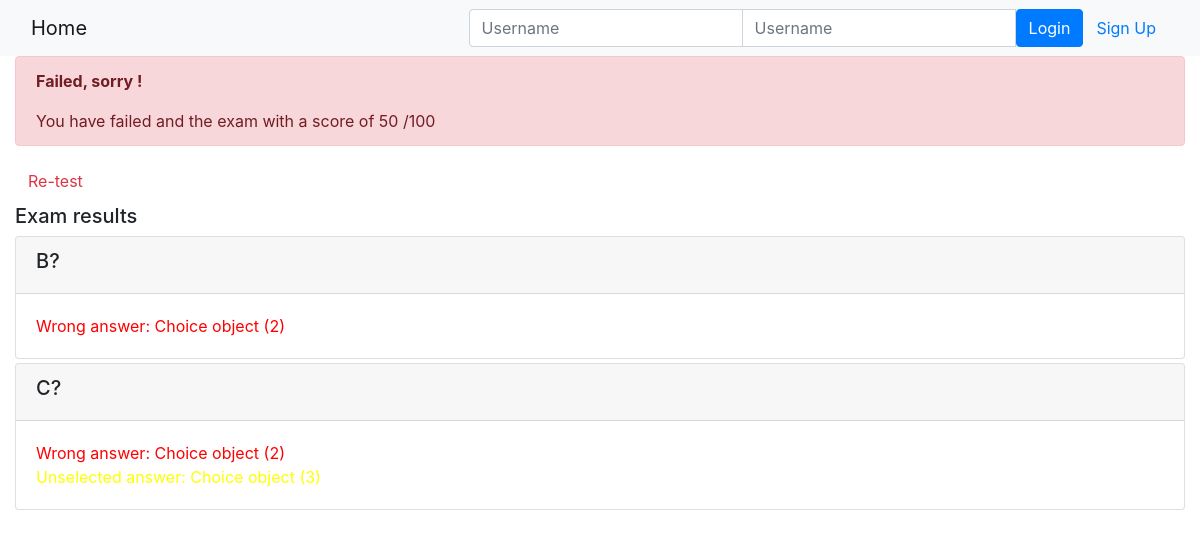
/onlinecourse/2/submission/2/result/, run on the app's committed database.
### onlinecourse/models.py (models this page shows)
class Question(models.Model):
    courses = models.ManyToManyField(Course)
    grade = models.FloatField(default=0.0)
    question_text = models.TextField()
    def is_get_score(self, selected_ids):
        all_answers = self.choice_set.filter(is_correct=True).count()
        selected_correct = self.choice_set.filter(
            is_correct=True, id__in=selected_ids).count()
        if all_answers == selected_correct:
            return True
        else:
            return False

class Choice(models.Model):
    questions = models.ManyToManyField(Question)
    content = models.TextField()
    is_correct = models.BooleanField(default=False)

### onlinecourse/views.py (the view)
# urls.py: path('<int:course_id>/submission/<int:submission_id>/result/', views.show_exam_result, name='result'),
def show_exam_result(request, course_id, submission_id):
    course=Course.objects.get(id=course_id)
    submission=Submission.objects.get(id=submission_id)
    answers=submission.choices
    grade=0
    tot=0
    questions = course.question_set.all()
    for question in questions:
        if question.is_get_score(answers.all()):
            grade+=question.grade
        tot+=question.grade
    context = {}
    context['course']=course
    context['selected_ids']=answers
    print(answers.all())
    context['grade']=int((grade/tot)*100)
    return render(request, 'onlinecourse/exam_result_bootstrap.html', context)

### onlinecourse/templates/onlinecourse/exam_result_bootstrap.html (shortened to what this page needs)
<!DOCTYPE html>
<html lang="en">
<head>
    {% load static %}
    <link rel="stylesheet" href="https://maxcdn.bootstrapcdn.com/bootstrap/4.5.2/css/bootstrap.min.css">
</head>
<body>
 <nav class="navbar navbar-light bg-light">
    <div class="container-fluid">
        <div class="navbar-header">
              <a class="navbar-brand" href="{% url 'onlinecourse:index' %}">Home</a>
        </div>
        <ul class="nav navbar-nav navbar-right">
            {% if user.is_authenticated %}
            <li>
                <a class="btn btn-link" href="#">{{ user.first_name }}({{ user.username }})</a>
                <a class="btn btn-link" href="{% url 'onlinecourse:logout' %}">Logout</a>
            </li>
            {% else %}
            <li>
                <form class="form-inline" action="{% url 'onlinecourse:login' %}" method="post">
                    <div class="input-group">
                        <input type="text" class="form-control" placeholder="Username" name="username" >
                        <input type="password" class="form-control" placeholder="Username" name="psw" >
                        <button class="btn btn-primary" type="submit">Login</button>
                        <a class="btn btn-link" href="{% url 'onlinecourse:registration' %}">Sign Up</a>
                    </div>
                </form>
            </li>
            {% endif %}
        </ul>
    </div>
</nav>
<div class="container-fluid">
    {% if grade > 80 %}
    <div class="alert alert-success">
    <p style="font-weight:bold;">Congratulations, {{user.username}}! </p>You have passed and the exam and completed the course with a score of {{grade}} /100
    </div>
        {% else %}
        <div class="alert alert-danger">
            <p style="font-weight:bold;">Failed, sorry {{user.username}}! </p> You have failed and the exam with a score of {{grade}} /100
        </div>
        <a class="btn btn-link text-danger" href="{% url 'onlinecourse:course_details' course.id %}">Re-test</a>
        {% endif %}
        <div class="card-columns-vertical mt-1">
        <h5 class="">Exam results</h5>
            <div class="card-columns-vertical">
                    {% for question in course.question_set.all %}
                    <div class="card mt-1">
                    <div class="card-header"><h5>{{ question.question_text}}</h5></div>
                    <div class="card-body">
                        {% for choice in question.choice_set.all %}
                        <div>
                            {% if choice in selected_ids.all and choice.is_correct%}
                            <div style="color:green;">
                            Correct answer: {{choice}}
                            </div>
                            {% elif choice in selected_ids.all and not choice.is_correct%}
                            <div style="color:red;">
                            Wrong answer: {{choice}}
                            </div>
                            {% elif choice not in selected_ids.all and choice.is_correct%}
                            <div style="color:yellow;">
                            Unselected answer:   {{choice}}
                            </div>
                            {%else%}
                            <div>
                                {{choice}}
                            </div>
                            {% endif %}
                        </div>
                        {% endfor %}
                    </div>
                    </div>
                    {% endfor %}
            </div>
    </div>
    </div>
</body>
</html>

### data on the page
Question: question_text "B?"
Choice: id "Choice object (2)"
Question: question_text "C?"
Choice: id "Choice object (3)"

### other printed values
{{ grade }} "50"
